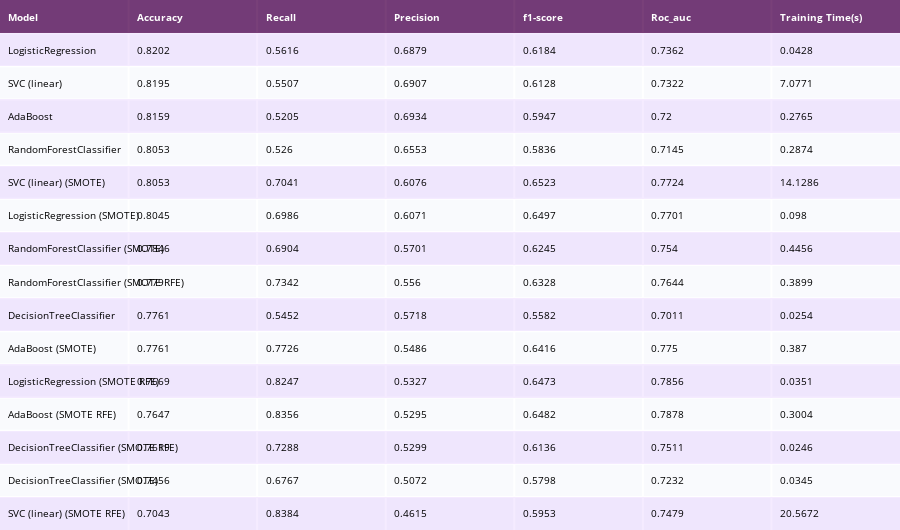

The code cell stored with this chart in its notebook:
### Code cell
sorted_df = performances_df.sort_values(by=['Accuracy'], ascending=False)
colorscale = [[0, '#4d004c'],[.5, '#f2e5ff'],[1, '#ffffff']]

table = ff.create_table(np.round(sorted_df, 4), colorscale=colorscale)
table.layout.font.size = 10

# for i in range(len(table.layout.annotations)):
#     if i == 0:
#         table.layout.annotations[i].font.size = 10
#     else:
#         table.layout.annotations[i].align = 'left'
plotly_py.iplot(table)

### Figure 1 — Plotly figure (JSON) as saved in the notebook; plotly's stock layout.template omitted (floating-point values rounded to 4 significant figures)
{"data": [{"colorscale": [[0, "#4d004c"], [0.5, "#f2e5ff"], [1, "#ffffff"]], "hoverinfo": "none", "opacity": 0.75, "showscale": false, "type": "heatmap", "z": [[0, 0, 0, 0, 0, 0, 0], [0.5, 0.5, 0.5, 0.5, 0.5, 0.5, 0.5], [1, 1, 1, 1, 1, 1, 1], [0.5, 0.5, 0.5, 0.5, 0.5, 0.5, 0.5], [1, 1, 1, 1, 1, 1, 1], [0.5, 0.5, 0.5, 0.5, 0.5, 0.5, 0.5], [1, 1, 1, 1, 1, 1, 1], [0.5, 0.5, 0.5, 0.5, 0.5, 0.5, 0.5], [1, 1, 1, 1, 1, 1, 1], [0.5, 0.5, 0.5, 0.5, 0.5, 0.5, 0.5], [1, 1, 1, 1, 1, 1, 1], [0.5, 0.5, 0.5, 0.5, 0.5, 0.5, 0.5], [1, 1, 1, 1, 1, 1, 1], [0.5, 0.5, 0.5, 0.5, 0.5, 0.5, 0.5], [1, 1, 1, 1, 1, 1, 1], [0.5, 0.5, 0.5, 0.5, 0.5, 0.5, 0.5]]}], "layout": {"annotations": [{"align": "left", "font": {"color": "#ffffff"}, "showarrow": false, "text": "<b>Model</b>", "x": -0.45, "xanchor": "left", "xref": "x", "y": 0, "yref": "y"}, {"align": "left", "font": {"color": "#ffffff"}, "showarrow": false, "text": "<b>Accuracy</b>", "x": 0.55, "xanchor": "left", "xref": "x", "y": 0, "yref": "y"}, {"align": "left", "font": {"color": "#ffffff"}, "showarrow": false, "text": "<b>Recall</b>", "x": 1.55, "xanchor": "left", "xref": "x", "y": 0, "yref": "y"}, {"align": "left", "font": {"color": "#ffffff"}, "showarrow": false, "text": "<b>Precision</b>", "x": 2.55, "xanchor": "left", "xref": "x", "y": 0, "yref": "y"}, {"align": "left", "font": {"color": "#ffffff"}, "showarrow": false, "text": "<b>f1-score</b>", "x": 3.55, "xanchor": "left", "xref": "x", "y": 0, "yref": "y"}, {"align": "left", "font": {"color": "#ffffff"}, "showarrow": false, "text": "<b>Roc_auc</b>", "x": 4.55, "xanchor": "left", "xref": "x", "y": 0, "yref": "y"}, {"align": "left", "font": {"color": "#ffffff"}, "showarrow": false, "text": "<b>Training Time(s)</b>", "x": 5.55, "xanchor": "left", "xref": "x", "y": 0, "yref": "y"}, {"align": "left", "font": {"color": "#000000"}, "showarrow": false, "text": "LogisticRegression", "x": -0.45, "xanchor": "left", "xref": "x", "y": 1, "yref": "y"}, {"align": "left", "font": {"color": "#000000"}, "showarrow": false, "text": "0.8202", "x": 0.55, "xanchor": "left", "xref": "x", "y": 1, "yref": "y"}, {"align": "left", "font": {"color": "#000000"}, "showarrow": false, "text": "0.5616", "x": 1.55, "xanchor": "left", "xref": "x", "y": 1, "yref": "y"}, {"align": "left", "font": {"color": "#000000"}, "showarrow": false, "text": "0.6879", "x": 2.55, "xanchor": "left", "xref": "x", "y": 1, "yref": "y"}, {"align": "left", "font": {"color": "#000000"}, "showarrow": false, "text": "0.6184", "x": 3.55, "xanchor": "left", "xref": "x", "y": 1, "yref": "y"}, {"align": "left", "font": {"color": "#000000"}, "showarrow": false, "text": "0.7362", "x": 4.55, "xanchor": "left", "xref": "x", "y": 1, "yref": "y"}, {"align": "left", "font": {"color": "#000000"}, "showarrow": false, "text": "0.0428", "x": 5.55, "xanchor": "left", "xref": "x", "y": 1, "yref": "y"}, {"align": "left", "font": {"color": "#000000"}, "showarrow": false, "text": "SVC (linear)", "x": -0.45, "xanchor": "left", "xref": "x", "y": 2, "yref": "y"}, {"align": "left", "font": {"color": "#000000"}, "showarrow": false, "text": "0.8195", "x": 0.55, "xanchor": "left", "xref": "x", "y": 2, "yref": "y"}, {"align": "left", "font": {"color": "#000000"}, "showarrow": false, "text": "0.5507", "x": 1.55, "xanchor": "left", "xref": "x", "y": 2, "yref": "y"}, {"align": "left", "font": {"color": "#000000"}, "showarrow": false, "text": "0.6907", "x": 2.55, "xanchor": "left", "xref": "x", "y": 2, "yref": "y"}, {"align": "left", "font": {"color": "#000000"}, "showarrow": false, "text": "0.6128", "x": 3.55, "xanchor": "left", "xref": "x", "y": 2, "yref": "y"}, {"align": "left", "font": {"color": "#000000"}, "showarrow": false, "text": "0.7322", "x": 4.55, "xanchor": "left", "xref": "x", "y": 2, "yref": "y"}, {"align": "left", "font": {"color": "#000000"}, "showarrow": false, "text": "7.0771", "x": 5.55, "xanchor": "left", "xref": "x", "y": 2, "yref": "y"}, {"align": "left", "font": {"color": "#000000"}, "showarrow": false, "text": "AdaBoost", "x": -0.45, "xanchor": "left", "xref": "x", "y": 3, "yref": "y"}, {"align": "left", "font": {"color": "#000000"}, "showarrow": false, "text": "0.8159", "x": 0.55, "xanchor": "left", "xref": "x", "y": 3, "yref": "y"}, {"align": "left", "font": {"color": "#000000"}, "showarrow": false, "text": "0.5205", "x": 1.55, "xanchor": "left", "xref": "x", "y": 3, "yref": "y"}, {"align": "left", "font": {"color": "#000000"}, "showarrow": false, "text": "0.6934", "x": 2.55, "xanchor": "left", "xref": "x", "y": 3, "yref": "y"}, {"align": "left", "font": {"color": "#000000"}, "showarrow": false, "text": "0.5947", "x": 3.55, "xanchor": "left", "xref": "x", "y": 3, "yref": "y"}, {"align": "left", "font": {"color": "#000000"}, "showarrow": false, "text": "0.72", "x": 4.55, "xanchor": "left", "xref": "x", "y": 3, "yref": "y"}, {"align": "left", "font": {"color": "#000000"}, "showarrow": false, "text": "0.2765", "x": 5.55, "xanchor": "left", "xref": "x", "y": 3, "yref": "y"}, {"align": "left", "font": {"color": "#000000"}, "showarrow": false, "text": "RandomForestClassifier", "x": -0.45, "xanchor": "left", "xref": "x", "y": 4, "yref": "y"}, {"align": "left", "font": {"color": "#000000"}, "showarrow": false, "text": "0.8053", "x": 0.55, "xanchor": "left", "xref": "x", "y": 4, "yref": "y"}, {"align": "left", "font": {"color": "#000000"}, "showarrow": false, "text": "0.526", "x": 1.55, "xanchor": "left", "xref": "x", "y": 4, "yref": "y"}, {"align": "left", "font": {"color": "#000000"}, "showarrow": false, "text": "0.6553", "x": 2.55, "xanchor": "left", "xref": "x", "y": 4, "yref": "y"}, {"align": "left", "font": {"color": "#000000"}, "showarrow": false, "text": "0.5836", "x": 3.55, "xanchor": "left", "xref": "x", "y": 4, "yref": "y"}, {"align": "left", "font": {"color": "#000000"}, "showarrow": false, "text": "0.7145", "x": 4.55, "xanchor": "left", "xref": "x", "y": 4, "yref": "y"}, {"align": "left", "font": {"color": "#000000"}, "showarrow": false, "text": "0.2874", "x": 5.55, "xanchor": "left", "xref": "x", "y": 4, "yref": "y"}, {"align": "left", "font": {"color": "#000000"}, "showarrow": false, "text": "SVC (linear) (SMOTE)", "x": -0.45, "xanchor": "left", "xref": "x", "y": 5, "yref": "y"}, {"align": "left", "font": {"color": "#000000"}, "showarrow": false, "text": "0.8053", "x": 0.55, "xanchor": "left", "xref": "x", "y": 5, "yref": "y"}, {"align": "left", "font": {"color": "#000000"}, "showarrow": false, "text": "0.7041", "x": 1.55, "xanchor": "left", "xref": "x", "y": 5, "yref": "y"}, {"align": "left", "font": {"color": "#000000"}, "showarrow": false, "text": "0.6076", "x": 2.55, "xanchor": "left", "xref": "x", "y": 5, "yref": "y"}, {"align": "left", "font": {"color": "#000000"}, "showarrow": false, "text": "0.6523", "x": 3.55, "xanchor": "left", "xref": "x", "y": 5, "yref": "y"}, {"align": "left", "font": {"color": "#000000"}, "showarrow": false, "text": "0.7724", "x": 4.55, "xanchor": "left", "xref": "x", "y": 5, "yref": "y"}, {"align": "left", "font": {"color": "#000000"}, "showarrow": false, "text": "14.1286", "x": 5.55, "xanchor": "left", "xref": "x", "y": 5, "yref": "y"}, {"align": "left", "font": {"color": "#000000"}, "showarrow": false, "text": "LogisticRegression (SMOTE)", "x": -0.45, "xanchor": "left", "xref": "x", "y": 6, "yref": "y"}, {"align": "left", "font": {"color": "#000000"}, "showarrow": false, "text": "0.8045", "x": 0.55, "xanchor": "left", "xref": "x", "y": 6, "yref": "y"}, {"align": "left", "font": {"color": "#000000"}, "showarrow": false, "text": "0.6986", "x": 1.55, "xanchor": "left", "xref": "x", "y": 6, "yref": "y"}, {"align": "left", "font": {"color": "#000000"}, "showarrow": false, "text": "0.6071", "x": 2.55, "xanchor": "left", "xref": "x", "y": 6, "yref": "y"}, {"align": "left", "font": {"color": "#000000"}, "showarrow": false, "text": "0.6497", "x": 3.55, "xanchor": "left", "xref": "x", "y": 6, "yref": "y"}, {"align": "left", "font": {"color": "#000000"}, "showarrow": false, "text": "0.7701", "x": 4.55, "xanchor": "left", "xref": "x", "y": 6, "yref": "y"}, {"align": "left", "font": {"color": "#000000"}, "showarrow": false, "text": "0.098", "x": 5.55, "xanchor": "left", "xref": "x", "y": 6, "yref": "y"}, {"align": "left", "font": {"color": "#000000"}, "showarrow": false, "text": "RandomForestClassifier (SMOTE)", "x": -0.45, "xanchor": "left", "xref": "x", "y": 7, "yref": "y"}, {"align": "left", "font": {"color": "#000000"}, "showarrow": false, "text": "0.7846", "x": 0.55, "xanchor": "left", "xref": "x", "y": 7, "yref": "y"}, {"align": "left", "font": {"color": "#000000"}, "showarrow": false, "text": "0.6904", "x": 1.55, "xanchor": "left", "xref": "x", "y": 7, "yref": "y"}, {"align": "left", "font": {"color": "#000000"}, "showarrow": false, "text": "0.5701", "x": 2.55, "xanchor": "left", "xref": "x", "y": 7, "yref": "y"}, {"align": "left", "font": {"color": "#000000"}, "showarrow": false, "text": "0.6245", "x": 3.55, "xanchor": "left", "xref": "x", "y": 7, "yref": "y"}, {"align": "left", "font": {"color": "#000000"}, "showarrow": false, "text": "0.754", "x": 4.55, "xanchor": "left", "xref": "x", "y": 7, "yref": "y"}, {"align": "left", "font": {"color": "#000000"}, "showarrow": false, "text": "0.4456", "x": 5.55, "xanchor": "left", "xref": "x", "y": 7, "yref": "y"}, {"align": "left", "font": {"color": "#000000"}, "showarrow": false, "text": "RandomForestClassifier (SMOTE RFE)", "x": -0.45, "xanchor": "left", "xref": "x", "y": 8, "yref": "y"}, {"align": "left", "font": {"color": "#000000"}, "showarrow": false, "text": "0.779", "x": 0.55, "xanchor": "left", "xref": "x", "y": 8, "yref": "y"}, {"align": "left", "font": {"color": "#000000"}, "showarrow": false, "text": "0.7342", "x": 1.55, "xanchor": "left", "xref": "x", "y": 8, "yref": "y"}, {"align": "left", "font": {"color": "#000000"}, "showarrow": false, "text": "0.556", "x": 2.55, "xanchor": "left", "xref": "x", "y": 8, "yref": "y"}, {"align": "left", "font": {"color": "#000000"}, "showarrow": false, "text": "0.6328", "x": 3.55, "xanchor": "left", "xref": "x", "y": 8, "yref": "y"}, {"align": "left", "font": {"color": "#000000"}, "showarrow": false, "text": "0.7644", "x": 4.55, "xanchor": "left", "xref": "x", "y": 8, "yref": "y"}, {"align": "left", "font": {"color": "#000000"}, "showarrow": false, "text": "0.3899", "x": 5.55, "xanchor": "left", "xref": "x", "y": 8, "yref": "y"}, {"align": "left", "font": {"color": "#000000"}, "showarrow": false, "text": "DecisionTreeClassifier", "x": -0.45, "xanchor": "left", "xref": "x", "y": 9, "yref": "y"}, {"align": "left", "font": {"color": "#000000"}, "showarrow": false, "text": "0.7761", "x": 0.55, "xanchor": "left", "xref": "x", "y": 9, "yref": "y"}, {"align": "left", "font": {"color": "#000000"}, "showarrow": false, "text": "0.5452", "x": 1.55, "xanchor": "left", "xref": "x", "y": 9, "yref": "y"}, {"align": "left", "font": {"color": "#000000"}, "showarrow": false, "text": "0.5718", "x": 2.55, "xanchor": "left", "xref": "x", "y": 9, "yref": "y"}, {"align": "left", "font": {"color": "#000000"}, "showarrow": false, "text": "0.5582", "x": 3.55, "xanchor": "left", "xref": "x", "y": 9, "yref": "y"}, {"align": "left", "font": {"color": "#000000"}, "showarrow": false, "text": "0.7011", "x": 4.55, "xanchor": "left", "xref": "x", "y": 9, "yref": "y"}, {"align": "left", "font": {"color": "#000000"}, "showarrow": false, "text": "0.0254", "x": 5.55, "xanchor": "left", "xref": "x", "y": 9, "yref": "y"}, {"align": "left", "font": {"color": "#000000"}, "showarrow": false, "text": "AdaBoost (SMOTE)", "x": -0.45, "xanchor": "left", "xref": "x", "y": 10, "yref": "y"}, {"align": "left", "font": {"color": "#000000"}, "showarrow": false, "text": "0.7761", "x": 0.55, "xanchor": "left", "xref": "x", "y": 10, "yref": "y"}, {"align": "left", "font": {"color": "#000000"}, "showarrow": false, "text": "0.7726", "x": 1.55, "xanchor": "left", "xref": "x", "y": 10, "yref": "y"}, {"align": "left", "font": {"color": "#000000"}, "showarrow": false, "text": "0.5486", "x": 2.55, "xanchor": "left", "xref": "x", "y": 10, "yref": "y"}, {"align": "left", "font": {"color": "#000000"}, "showarrow": false, "text": "0.6416", "x": 3.55, "xanchor": "left", "xref": "x", "y": 10, "yref": "y"}, {"align": "left", "font": {"color": "#000000"}, "showarrow": false, "text": "0.775", "x": 4.55, "xanchor": "left", "xref": "x", "y": 10, "yref": "y"}, {"align": "left", "font": {"color": "#000000"}, "showarrow": false, "text": "0.387", "x": 5.55, "xanchor": "left", "xref": "x", "y": 10, "yref": "y"}, {"align": "left", "font": {"color": "#000000"}, "showarrow": false, "text": "LogisticRegression (SMOTE RFE)", "x": -0.45, "xanchor": "left", "xref": "x", "y": 11, "yref": "y"}, {"align": "left", "font": {"color": "#000000"}, "showarrow": false, "text": "0.7669", "x": 0.55, "xanchor": "left", "xref": "x", "y": 11, "yref": "y"}, {"align": "left", "font": {"color": "#000000"}, "showarrow": false, "text": "0.8247", "x": 1.55, "xanchor": "left", "xref": "x", "y": 11, "yref": "y"}, {"align": "left", "font": {"color": "#000000"}, "showarrow": false, "text": "0.5327", "x": 2.55, "xanchor": "left", "xref": "x", "y": 11, "yref": "y"}, {"align": "left", "font": {"color": "#000000"}, "showarrow": false, "text": "0.6473", "x": 3.55, "xanchor": "left", "xref": "x", "y": 11, "yref": "y"}, {"align": "left", "font": {"color": "#000000"}, "showarrow": false, "text": "0.7856", "x": 4.55, "xanchor": "left", "xref": "x", "y": 11, "yref": "y"}, {"align": "left", "font": {"color": "#000000"}, "showarrow": false, "text": "0.0351", "x": 5.55, "xanchor": "left", "xref": "x", "y": 11, "yref": "y"}, {"align": "left", "font": {"color": "#000000"}, "showarrow": false, "text": "AdaBoost (SMOTE RFE)", "x": -0.45, "xanchor": "left", "xref": "x", "y": 12, "yref": "y"}, {"align": "left", "font": {"color": "#000000"}, "showarrow": false, "text": "0.7647", "x": 0.55, "xanchor": "left", "xref": "x", "y": 12, "yref": "y"}, {"align": "left", "font": {"color": "#000000"}, "showarrow": false, "text": "0.8356", "x": 1.55, "xanchor": "left", "xref": "x", "y": 12, "yref": "y"}, {"align": "left", "font": {"color": "#000000"}, "showarrow": false, "text": "0.5295", "x": 2.55, "xanchor": "left", "xref": "x", "y": 12, "yref": "y"}, {"align": "left", "font": {"color": "#000000"}, "showarrow": false, "text": "0.6482", "x": 3.55, "xanchor": "left", "xref": "x", "y": 12, "yref": "y"}, {"align": "left", "font": {"color": "#000000"}, "showarrow": false, "text": "0.7878", "x": 4.55, "xanchor": "left", "xref": "x", "y": 12, "yref": "y"}, {"align": "left", "font": {"color": "#000000"}, "showarrow": false, "text": "0.3004", "x": 5.55, "xanchor": "left", "xref": "x", "y": 12, "yref": "y"}, {"align": "left", "font": {"color": "#000000"}, "showarrow": false, "text": "DecisionTreeClassifier (SMOTE RFE)", "x": -0.45, "xanchor": "left", "xref": "x", "y": 13, "yref": "y"}, {"align": "left", "font": {"color": "#000000"}, "showarrow": false, "text": "0.7619", "x": 0.55, "xanchor": "left", "xref": "x", "y": 13, "yref": "y"}, {"align": "left", "font": {"color": "#000000"}, "showarrow": false, "text": "0.7288", "x": 1.55, "xanchor": "left", "xref": "x", "y": 13, "yref": "y"}, {"align": "left", "font": {"color": "#000000"}, "showarrow": false, "text": "0.5299", "x": 2.55, "xanchor": "left", "xref": "x", "y": 13, "yref": "y"}, {"align": "left", "font": {"color": "#000000"}, "showarrow": false, "text": "0.6136", "x": 3.55, "xanchor": "left", "xref": "x", "y": 13, "yref": "y"}, {"align": "left", "font": {"color": "#000000"}, "showarrow": false, "text": "0.7511", "x": 4.55, "xanchor": "left", "xref": "x", "y": 13, "yref": "y"}, {"align": "left", "font": {"color": "#000000"}, "showarrow": false, "text": "0.0246", "x": 5.55, "xanchor": "left", "xref": "x", "y": 13, "yref": "y"}, {"align": "left", "font": {"color": "#000000"}, "showarrow": false, "text": "DecisionTreeClassifier (SMOTE)", "x": -0.45, "xanchor": "left", "xref": "x", "y": 14, "yref": "y"}, {"align": "left", "font": {"color": "#000000"}, "showarrow": false, "text": "0.7456", "x": 0.55, "xanchor": "left", "xref": "x", "y": 14, "yref": "y"}, {"align": "left", "font": {"color": "#000000"}, "showarrow": false, "text": "0.6767", "x": 1.55, "xanchor": "left", "xref": "x", "y": 14, "yref": "y"}, {"align": "left", "font": {"color": "#000000"}, "showarrow": false, "text": "0.5072", "x": 2.55, "xanchor": "left", "xref": "x", "y": 14, "yref": "y"}, {"align": "left", "font": {"color": "#000000"}, "showarrow": false, "text": "0.5798", "x": 3.55, "xanchor": "left", "xref": "x", "y": 14, "yref": "y"}, {"align": "left", "font": {"color": "#000000"}, "showarrow": false, "text": "0.7232", "x": 4.55, "xanchor": "left", "xref": "x", "y": 14, "yref": "y"}, {"align": "left", "font": {"color": "#000000"}, "showarrow": false, "text": "0.0345", "x": 5.55, "xanchor": "left", "xref": "x", "y": 14, "yref": "y"}, {"align": "left", "font": {"color": "#000000"}, "showarrow": false, "text": "SVC (linear) (SMOTE RFE)", "x": -0.45, "xanchor": "left", "xref": "x", "y": 15, "yref": "y"}, {"align": "left", "font": {"color": "#000000"}, "showarrow": false, "text": "0.7043", "x": 0.55, "xanchor": "left", "xref": "x", "y": 15, "yref": "y"}, {"align": "left", "font": {"color": "#000000"}, "showarrow": false, "text": "0.8384", "x": 1.55, "xanchor": "left", "xref": "x", "y": 15, "yref": "y"}, {"align": "left", "font": {"color": "#000000"}, "showarrow": false, "text": "0.4615", "x": 2.55, "xanchor": "left", "xref": "x", "y": 15, "yref": "y"}, {"align": "left", "font": {"color": "#000000"}, "showarrow": false, "text": "0.5953", "x": 3.55, "xanchor": "left", "xref": "x", "y": 15, "yref": "y"}, {"align": "left", "font": {"color": "#000000"}, "showarrow": false, "text": "0.7479", "x": 4.55, "xanchor": "left", "xref": "x", "y": 15, "yref": "y"}, {"align": "left", "font": {"color": "#000000"}, "showarrow": false, "text": "20.5672", "x": 5.55, "xanchor": "left", "xref": "x", "y": 15, "yref": "y"}], "font": {"size": 10}, "height": 530, "margin": {"b": 0, "l": 0, "r": 0, "t": 0}, "xaxis": {"dtick": 1, "gridwidth": 2, "showticklabels": false, "tick0": -0.5, "ticks": "", "zeroline": false}, "yaxis": {"autorange": "reversed", "dtick": 1, "gridwidth": 2, "showticklabels": false, "tick0": 0.5, "ticks": "", "zeroline": false}}}
